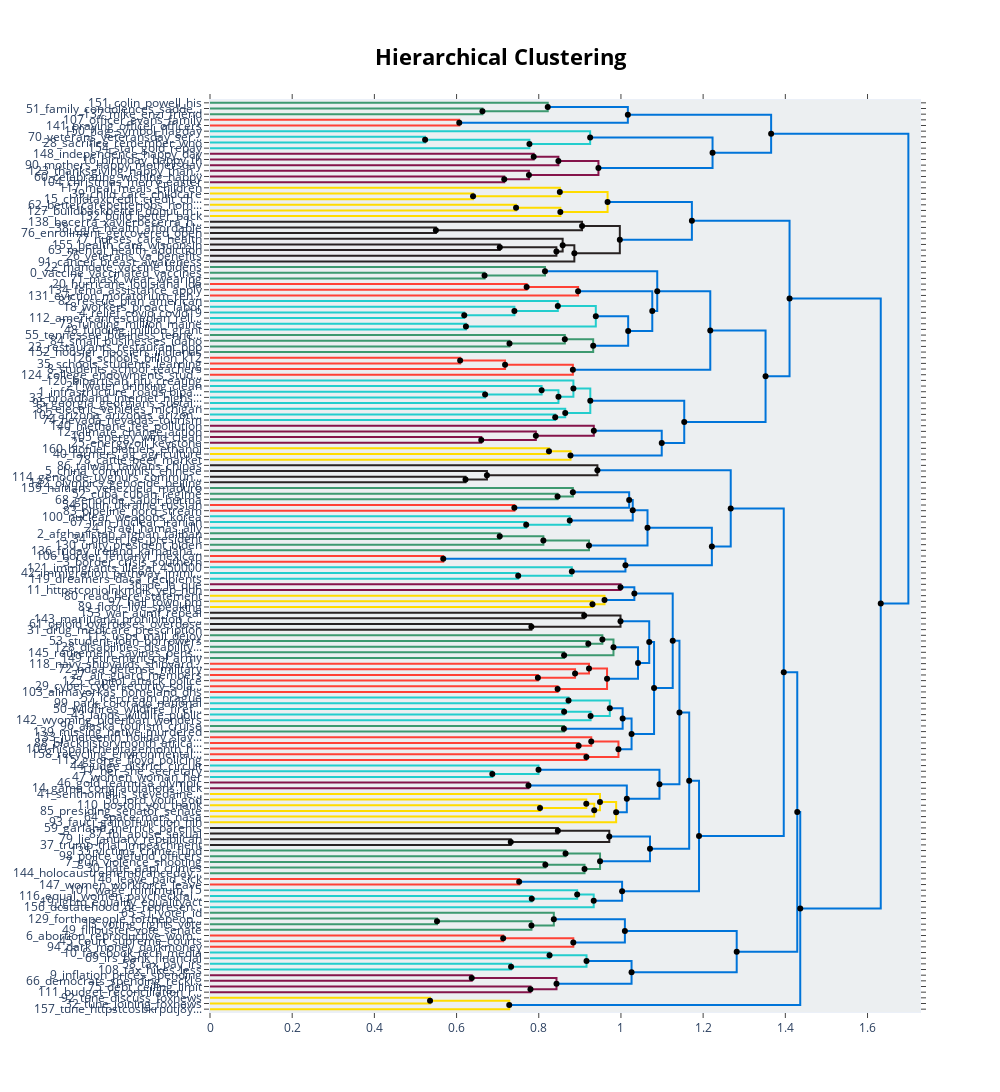

Notebook cell for this chart:
### Code cell
# analyse bertopic data
bertopic_model.visualize_topics()
hierarchical_topics = bertopic_model.hierarchical_topics(bert_data)
bertopic_model.visualize_hierarchy(hierarchical_topics=hierarchical_topics)
